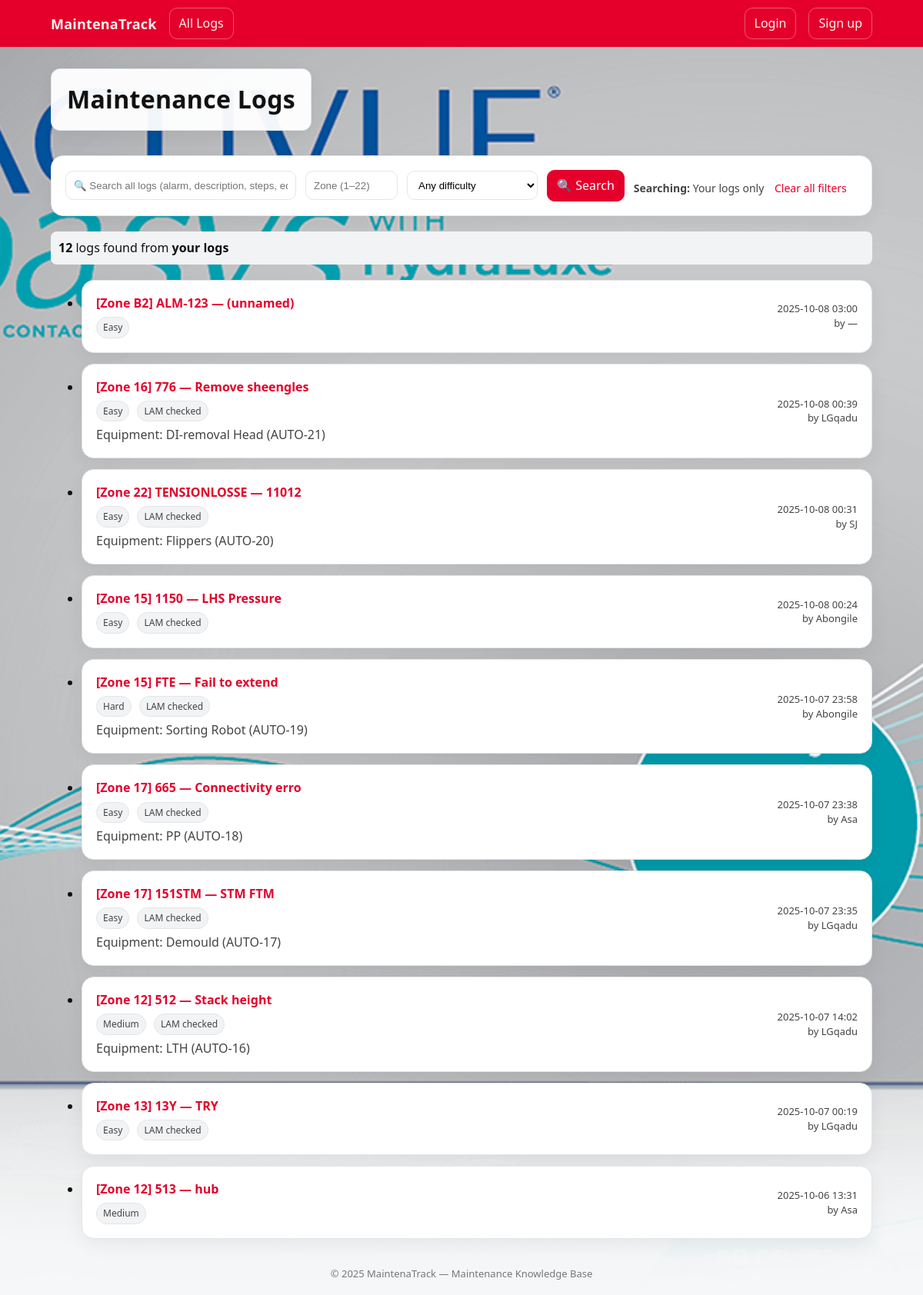
The page /logs/?my_logs=true on the database its author committed.
### maintenance/models.py (models this page shows, shortened)
class MaintenanceLog(models.Model):
    class Difficulty(models.TextChoices):
        EASY = "Easy", "Easy"
        MEDIUM = "Medium", "Medium"
        HARD = "Hard", "Hard"
    equipment = models.ForeignKey(
        Equipment,
        null=True,
        blank=True,
        on_delete=models.SET_NULL,
        related_name="logs",
        help_text="Linked asset, if applicable.",
    )
    created_by = models.ForeignKey(
        User,
        null=True,
        blank=True,
        on_delete=models.SET_NULL,
        related_name="maintenance_logs",
    )
    created_at = models.DateTimeField(auto_now_add=True)
    updated_at = models.DateTimeField(auto_now=True)
    zone = models.CharField(
        max_length=10,
        db_index=True,
        help_text="Zone identifier where the issue occurred (e.g., '1', 'A1', 'Zone-5').",
    )
    alarm_code = models.CharField(
        max_length=50,
        db_index=True,
        help_text="Alarm code - accepts numbers, letters, or mixed (e.g., '123', 'ALM-456', 'A1B2')."
    )
    alarm_name = models.CharField(max_length=150, blank=True)
    lam_checked = models.BooleanField(
        default=False,
        help_text="Line access / lockout or LAM check completed",
    )
    difficulty = models.CharField(
        max_length=10,
        choices=Difficulty.choices,
        db_index=True,
    )
    description = models.TextField(
        help_text="Problem statement and high-level approach.",
    )
    class Meta:
        ordering = ["-created_at"]
        indexes = [
            models.Index(fields=["zone", "difficulty"]),
            models.Index(fields=["alarm_code"]),
            models.Index(fields=["created_at"]),
        ]

class Equipment(models.Model):
    class Status(models.TextChoices):
        ACTIVE = "active", "Active"
        IN_SERVICE = "in_service", "In Service"
        DOWN = "down", "Down"
        RETIRED = "retired", "Retired"
    name = models.CharField(max_length=120, db_index=True)
    asset_tag = models.CharField(
        max_length=64,
        unique=True,
        blank=True,
        null=True,
        help_text="Unique asset identifier (optional on quick add).",
    )
    zone = models.CharField(
        max_length=10,
        db_index=True,
        help_text="Zone identifier for this equipment (e.g., '1', 'A1', 'Zone-5').",
    )
    location = models.CharField(
        max_length=120, blank=True, help_text="Line/Cell/Bay")
    status = models.CharField(
        max_length=16,
        choices=Status.choices,
        default=Status.ACTIVE,
        db_index=True,
    )
    description = models.TextField(blank=True)
    created_at = models.DateTimeField(auto_now_add=True)
    updated_at = models.DateTimeField(auto_now=True)
    class Meta:
        ordering = ["zone", "name"]
        constraints = [
            models.UniqueConstraint(
                fields=["name", "zone"], name="unique_equipment_name_per_zone"
            )
        ]
        indexes = [
            models.Index(fields=["zone", "status"]),
            models.Index(fields=["name"]),
        ]

### maintenance/views.py (the view, shortened to what this page needs)
# urls.py: path("logs/", views.log_list, name="log_list"),
@require_http_methods(["GET"])
def log_list(request: HttpRequest) -> HttpResponse:
    q = request.GET.get("q", "").strip()
    zone = request.GET.get("zone", "").strip()
    diff = request.GET.get("difficulty", "").strip()
    my_logs = request.GET.get("my_logs", "").strip()
    page_number = request.GET.get("page", "1")
    qs = (
        MaintenanceLog.objects
        .select_related("equipment", "created_by")
        .order_by("-created_at")
    )
    if zone:
        qs = qs.filter(zone__iexact=zone)
    if diff:
        qs = qs.filter(difficulty=diff)
    if my_logs == "true" and request.user.is_authenticated:
        qs = qs.filter(created_by=request.user)
    paginator = Paginator(qs, 10)
    page_obj = paginator.get_page(page_number)
    return render(request, "maintenance/log_list.html", {
        "page_obj": page_obj,
        "logs": page_obj.object_list,
        "q": q,
        "zone": zone,
        "difficulty": diff,
        "my_logs": my_logs,
    })

### maintenance/templates/maintenance/log_list.html (shortened to what this page needs)
{% extends "base.html" %}
{% block content %}
<h1 class="page-title">Maintenance Logs</h1>
<form method="get" class="filters card" style="gap:12px">
  <div style="display: flex; flex-wrap: wrap; gap: 12px; align-items: center;">
    <input class="input" type="text" name="q" value="{{ q }}" placeholder="🔍 Search all logs (alarm, description, steps, equipment, user)..." style="min-width: 300px; flex: 1;" />
    <input class="input" type="number" name="zone" min="1" max="22" value="{{ zone }}" placeholder="Zone (1–22)" style="width:120px" />
    <select name="difficulty" class="input" style="width:170px">
      <option value="">Any difficulty</option>
    </select>
    <button class="btn btn-primary" type="submit">🔍 Search</button>
  </div>
  {% if q or zone or difficulty or my_logs %}
  <div style="margin-top: 8px; font-size: 14px; color: var(--ink-2);">
    <strong>Searching:</strong>
    {% if not my_logs %}All users' logs{% else %}Your logs only{% endif %}
    <a href="{% url 'maintenance:log_list' %}" style="margin-left: 10px; color: var(--jj-red);">Clear all filters</a>
  </div>
  {% endif %}
</form>
{% if q or zone or difficulty or my_logs %}
<div style="margin: 20px 0; padding: 10px; background: var(--bg-soft); border-radius: 8px;">
  <strong>{{ page_obj.paginator.count }}</strong> log{{ page_obj.paginator.count|pluralize }} found
  {% if not my_logs %} from <strong>all users</strong>{% else %} from <strong>your logs</strong>{% endif %}
</div>
{% endif %}
<ul class="list">
  {% for log in logs %}
    <li class="card">
      <div style="display:flex;align-items:center;gap:10px;flex-wrap:wrap;justify-content:space-between">
        <div>
          <div style="font-weight:700">
            <a href="{% url 'maintenance:log_detail' log.pk %}">
              [Zone {{ log.zone }}] {{ log.alarm_code }} — {{ log.alarm_name|default:"(unnamed)" }}
            </a>
          </div>
          <div class="chip" style="margin-top:6px">{{ log.difficulty }}</div>
          {% if log.lam_checked %}<span class="chip" style="margin-left:6px">LAM checked</span>{% endif %}
          {% if log.equipment %}
            <div style="margin-top:6px;color:var(--ink-2)">Equipment: {{ log.equipment.name }} ({{ log.equipment.asset_tag }})</div>
          {% endif %}
        </div>
        <div style="display: flex; flex-direction: column; align-items: flex-end; gap: 8px;">
          <div style="text-align:right;color:var(--ink-2);font-size:13px">
            {{ log.created_at|date:"Y-m-d H:i" }}<br>
            by {{ log.created_by|default:"—" }}
          </div>
        </div>
      </div>
    </li>
  {% endfor %}
</ul>
{% endblock %}

### rows shown on the page
MaintenanceLog: zone "B2", alarm_code "ALM-123", alarm_name "(unnamed)", difficulty "Easy", created_at "2025-10-08 03:00", created_by "—"
MaintenanceLog: zone "16", alarm_code "776", alarm_name "Remove sheengles", difficulty "Easy", lam_checked "LAM checked", equipment.name "DI-removal Head", equipment.asset_tag "AUTO-21", created_at "2025-10-08 00:39", created_by "LGqadu"
MaintenanceLog: zone "22", alarm_code "TENSIONLOSSE", alarm_name "11012", difficulty "Easy", lam_checked "LAM checked", equipment.name "Flippers", equipment.asset_tag "AUTO-20", created_at "2025-10-08 00:31", created_by "SJ"
MaintenanceLog: zone "15", alarm_code "1150", alarm_name "LHS Pressure", difficulty "Easy", lam_checked "LAM checked", created_at "2025-10-08 00:24", created_by "Abongile"
MaintenanceLog: zone "15", alarm_code "FTE", alarm_name "Fail to extend", difficulty "Hard", lam_checked "LAM checked", equipment.name "Sorting Robot", equipment.asset_tag "AUTO-19", created_at "2025-10-07 23:58", created_by "Abongile"
MaintenanceLog: zone "17", alarm_code "665", alarm_name "Connectivity erro", difficulty "Easy", lam_checked "LAM checked", equipment.name "PP", equipment.asset_tag "AUTO-18", created_at "2025-10-07 23:38", created_by "Asa"
MaintenanceLog: zone "17", alarm_code "151STM", alarm_name "STM FTM", difficulty "Easy", lam_checked "LAM checked", equipment.name "Demould", equipment.asset_tag "AUTO-17", created_at "2025-10-07 23:35", created_by "LGqadu"
MaintenanceLog: zone "12", alarm_code "512", alarm_name "Stack height", difficulty "Medium", lam_checked "LAM checked", equipment.name "LTH", equipment.asset_tag "AUTO-16", created_at "2025-10-07 14:02", created_by "LGqadu"
MaintenanceLog: zone "13", alarm_code "13Y", alarm_name "TRY", difficulty "Easy", lam_checked "LAM checked", created_at "2025-10-07 00:19", created_by "LGqadu"
MaintenanceLog: zone "12", alarm_code "513", alarm_name "hub", difficulty "Medium", created_at "2025-10-06 13:31", created_by "Asa"

### other values the page prints
{{ page_obj.paginator.count }} "12"
